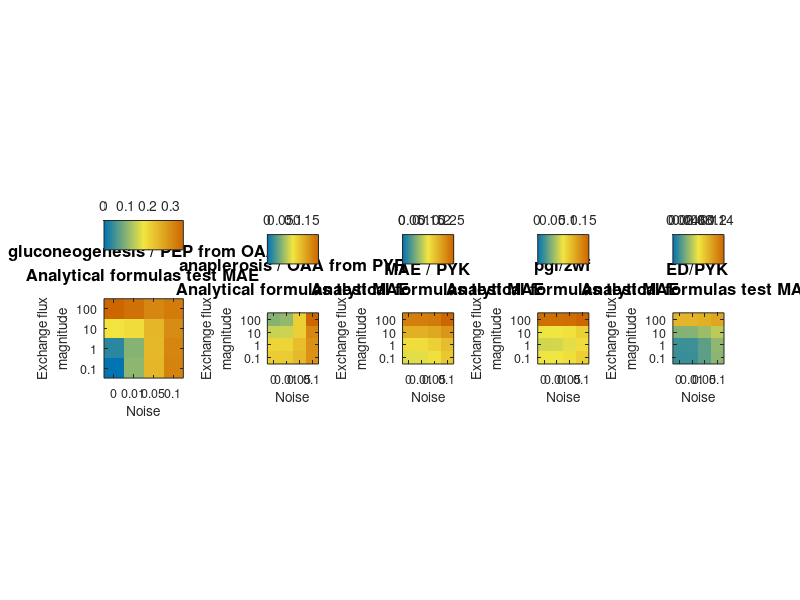

Write the MATLAB code that produced this figure. (Note: this script raises an error after producing the figure.)
if exist('SUMOFLUXfigS5.mat', 'file')
    load('SUMOFLUXfigS5')
else
    disp 'Supplementary Figure 5 data not found (file 'SUMOFLUXfigS5.mat')'
    return;
end


figure;
fsize = 10;
subplotidx = 1;

for target_idx = 1:length(targets) 
    
    tagFR = targets{target_idx};
    
    MAEnoise_exch = MAEnoise_exch_cell_ANALYTICAL{target_idx};
    
    subplot(1,5,subplotidx)
    imagesc(MAEnoise_exch);
    axis xy
   
    set(gca, 'XTick',(1:length(noiseVEC)));
    set(gca, 'XTickLabel', noiseVEC);
    set(gca, 'YTick', (1:length(exchVEC)));
    set(gca, 'YTickLabel', exchVEC);
    xlabel('Noise', 'fontSize', fsize);
    ylabel({'Exchange flux' 'magnitude'}, 'fontSize', fsize);
    set(gca, 'fontSize', fsize-1);
    axis square
    title({tagFR, 'Analytical formulas test MAE'}, 'fontSize', fsize+2);

  
    maxVal = max(max(MAEnoise_exch));
    maxErr = 0.15;
    if maxVal>maxErr
        zeroPoint = round(256 * (maxErr/maxVal));
    
        T = [0 0.45 0.7; 0.95 0.9 0.25; 0.8 0.4 0];
        x = [0 0.5 1];
        map = interp1(x, T, linspace(0,1,zeroPoint));

        T = [0.8 0.4 0; 0 0 0];
        x = [0 1];
        redtoblackmap = interp1(x, T, linspace(0,1,round(256 * (1-maxErr))));

        cmap = zeros(256,3); % Initialize
        cmap(1:zeroPoint, :) = map; %green to red between 0 and 0.15
        cmap(zeroPoint+1:end, :) = redtoblackmap(1:256-zeroPoint,:); % red to black otherwise
        colormap(cmap);
        caxis([0 maxVal]);
    else
        T = [0 0.45 0.7; 0.95 0.9 0.25; 0.8 0.4 0];
        x = [0 0.5 1];
        map = interp1(x, T, linspace(0,1,255));
        colormap(map);
        caxis([0 0.15]);
    end
    colorbar('northoutside')
    subplotidx = subplotidx + 1;
end
suptitle('Supplementary Figure 5')